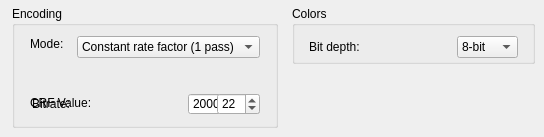
      <widget class="QWidget" name="av1Tab">
       <attribute name="title">
        <string>AV1</string>
       </attribute>
       <widget class="QGroupBox" name="EncodingSettingAV1GB">
        <property name="geometry">
         <rect>
          <x>12</x>
          <y>6</y>
          <width>266</width>
          <height>122</height>
         </rect>
        </property>
        <property name="title">
         <string>Encoding</string>
        </property>
        <widget class="QLabel" name="EncodeModeAV1Label">
         <property name="geometry">
          <rect>
           <x>18</x>
           <y>30</y>
           <width>39</width>
           <height>16</height>
          </rect>
         </property>
         <property name="text">
          <string>Mode:</string>
         </property>
        </widget>
        <widget class="QComboBox" name="EncodeModeAV1DD">
         <property name="geometry">
          <rect>
           <x>65</x>
           <y>30</y>
           <width>183</width>
           <height>22</height>
          </rect>
         </property>
         <property name="toolTip">
          <string>The encoding mode to use.</string>
         </property>
         <item>
          <property name="text">
           <string>Constant rate factor (1 pass)</string>
          </property>
         </item>
         <item>
          <property name="text">
           <string>Average bitrate (1 pass)</string>
          </property>
         </item>
        </widget>
        <widget class="QDoubleSpinBox" name="BitrateAV1NUD">
         <property name="geometry">
          <rect>
           <x>176</x>
           <y>87</y>
           <width>72</width>
           <height>22</height>
          </rect>
         </property>
         <property name="toolTip">
          <string>The bitrate to use for encoding.</string>
         </property>
         <property name="decimals">
          <number>0</number>
         </property>
         <property name="maximum">
          <double>80000.000000000000000</double>
         </property>
         <property name="value">
          <double>2000.000000000000000</double>
         </property>
        </widget>
        <widget class="QSpinBox" name="crfAV1NUD">
         <property name="geometry">
          <rect>
           <x>205</x>
           <y>87</y>
           <width>43</width>
           <height>22</height>
          </rect>
         </property>
         <property name="toolTip">
          <string>The CRF strength value to use for encoding.</string>
         </property>
         <property name="maximum">
          <number>63</number>
         </property>
         <property name="value">
          <number>22</number>
         </property>
        </widget>
        <widget class="QLabel" name="crfAV1Label">
         <property name="geometry">
          <rect>
           <x>18</x>
           <y>89</y>
           <width>73</width>
           <height>16</height>
          </rect>
         </property>
         <property name="text">
          <string>CRF Value:</string>
         </property>
        </widget>
        <widget class="QLabel" name="BitrateAV1Label">
         <property name="geometry">
          <rect>
           <x>20</x>
           <y>90</y>
           <width>61</width>
           <height>16</height>
          </rect>
         </property>
         <property name="text">
          <string>Bitrate:</string>
         </property>
        </widget>
       </widget>
       <widget class="QGroupBox" name="ColorsAV1GB">
        <property name="geometry">
         <rect>
          <x>292</x>
          <y>6</y>
          <width>243</width>
          <height>58</height>
         </rect>
        </property>
        <property name="title">
         <string>Colors</string>
        </property>
        <property name="checkable">
         <bool>false</bool>
        </property>
        <property name="checked">
         <bool>false</bool>
        </property>
        <widget class="QLabel" name="BitDepthAV1Label">
         <property name="geometry">
          <rect>
           <x>17</x>
           <y>31</y>
           <width>61</width>
           <height>20</height>
          </rect>
         </property>
         <property name="text">
          <string>Bit depth:</string>
         </property>
        </widget>
        <widget class="QComboBox" name="BitDepthAV1DD">
         <property name="geometry">
          <rect>
           <x>165</x>
           <y>30</y>
           <width>61</width>
           <height>22</height>
          </rect>
         </property>
         <property name="toolTip">
          <string>Sets the output color depth.</string>
         </property>
         <item>
          <property name="text">
           <string>8-bit</string>
          </property>
         </item>
         <item>
          <property name="text">
           <string>10-bit</string>
          </property>
         </item>
        </widget>
       </widget>
      </widget>
